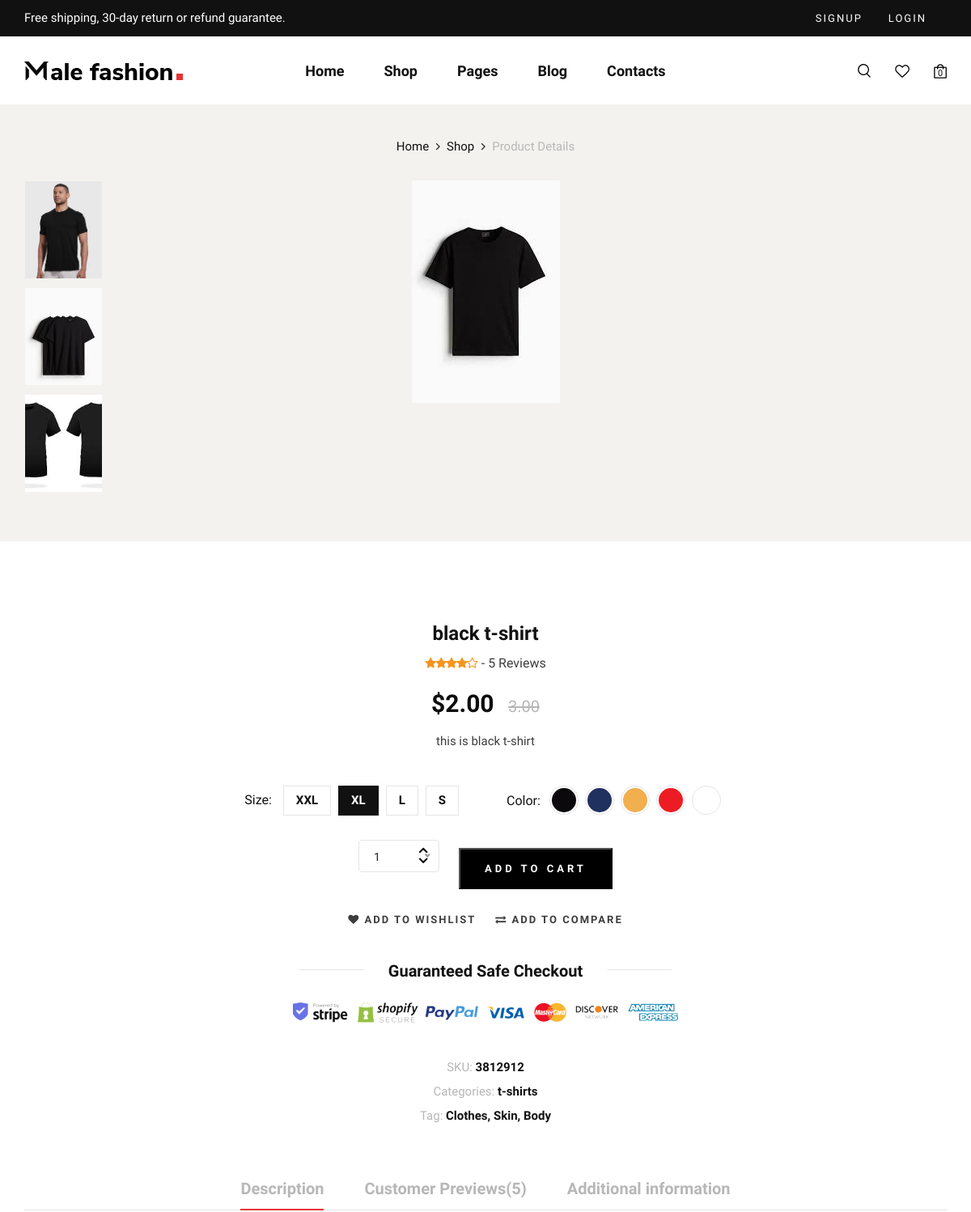
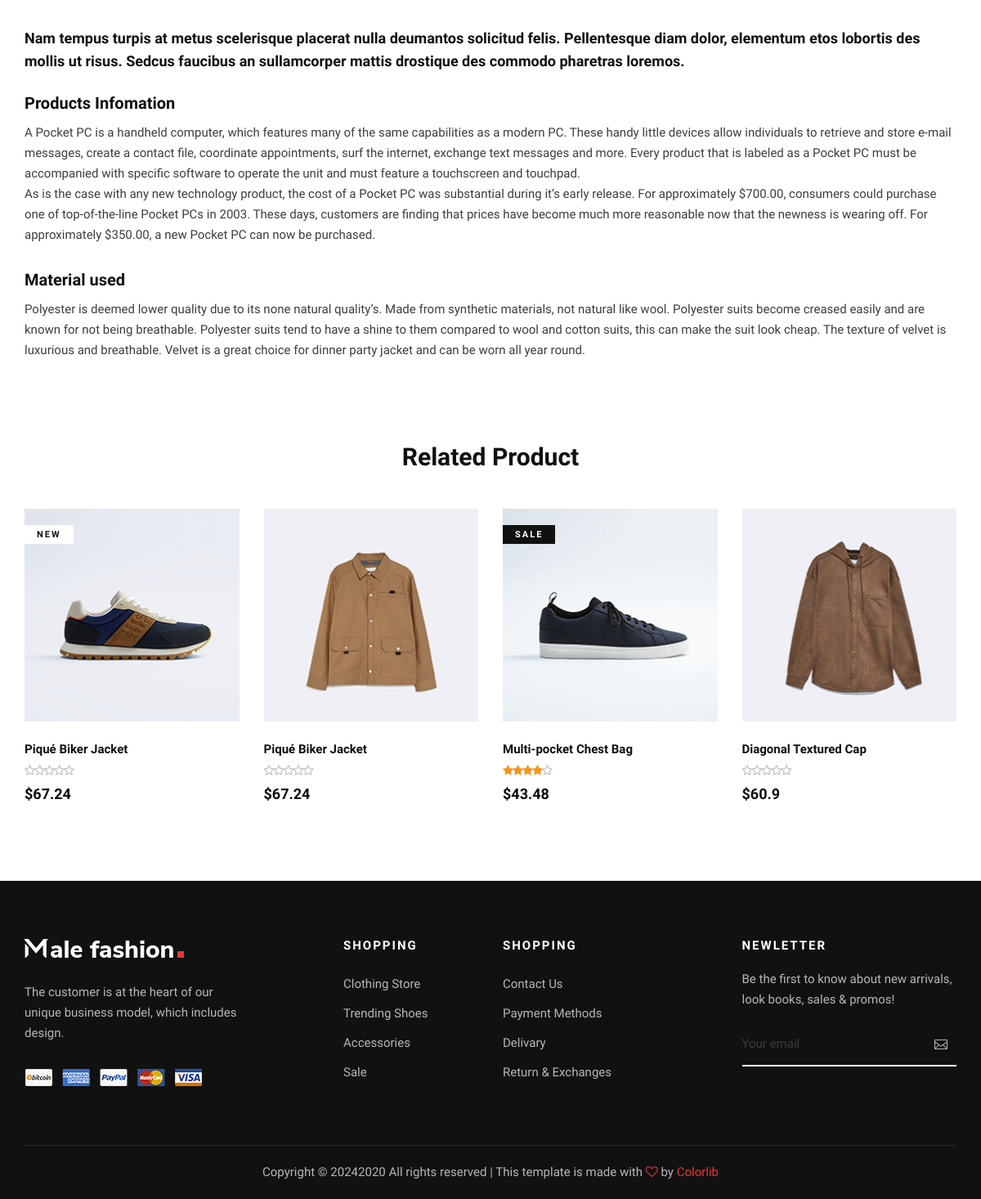
The page /product_list/black-t-shirt on the database its author committed (2 pictures, top to bottom).
### pages/models.py (models this page shows, shortened)
class Product_image(models.Model):
    IMproduct_name=models.ForeignKey('Product',verbose_name=_('product name'), on_delete=models.CASCADE)
    IMimage_product=models.ImageField(upload_to='product_detail/%y/%m/%d',verbose_name=_('product images'))
    class Meta:
        verbose_name = 'Image'
        verbose_name_plural = 'Images'

class Product(models.Model):
    PRDname=models.CharField(max_length=200,verbose_name=_('product name'))
    PRDcategory=models.ForeignKey('Category',verbose_name=_('product category'),blank=True, null=True,on_delete=models.CASCADE)
    PRDbrand=models.ForeignKey('settings.Brand',verbose_name=_('product brand'),on_delete=models.CASCADE , blank=True, null=True)
    PRDbase_productimage=models.ImageField(upload_to='products/%y/%m/%d' , verbose_name=_('product image'))
    PRDdescription=models.TextField(max_length=500,verbose_name=_('product description'))
    PRDprice=models.DecimalField(max_digits=5,decimal_places=2,verbose_name=_('product price'))
    PRDdiscountprice=models.DecimalField(max_digits=5,decimal_places=2,blank=True, null=True, verbose_name=_('product offer'))
    PRDisnew=models.BooleanField(blank=True, null=True,verbose_name=_('is new product'))
    PRDcreated=models.DateTimeField(verbose_name=_('product created'))
    PRDbestsellers=models.BooleanField(default=False,verbose_name=_('best sellesrs'))
    PRDnewarrivals=models.BooleanField(default=False,verbose_name=_('new arrivals'))
    PRDhotsales=models.BooleanField(default=False,verbose_name=_('hot sales'))
    slug=models.SlugField(blank=True, null=True)
    class Meta:
        verbose_name = 'Product'
        verbose_name_plural = 'Products'

class Category(models.Model):
    CATname=models.CharField(max_length=200,verbose_name=_('category name'))
    CATparent=models.ForeignKey('self',limit_choices_to={'CATparent__isnull':True},blank=True, null=True,verbose_name=_('parent category'),on_delete=models.CASCADE)
    class Meta:
        verbose_name = 'Category'
        verbose_name_plural = 'Categories'
    def __str__(self):
        return self.CATname

### pages/views.py (the view)
# urls.py: path('<str:slug>',views.product_detail,name="product_detail"),
def product_detail(request,slug):
    product_detail=Product.objects.get(slug=slug)
    product_image=Product_image.objects.filter(IMproduct_name=product_detail)
    context={
        'product_detail':product_detail,
        'product_image':product_image,
    }
    return render(request,'pages/product_detail.html',context)

### cart/cart.py (called while the page is built)
    def __len__(self):
        return len(self.cart)

### cart/context_processors.py (called while the page is built)
def cart(request):
    return{'cart':Cart(request)}

### templates/pages/product_detail.html (shortened to what this page needs)
{% extends 'base.html' %}
{% load static %}
{% block content %}
    <section class="shop-details">
        <div class="product__details__pic">
            <div class="container">
                <div class="row">
                    <div class="col-lg-12">
                        <div class="product__details__breadcrumb">
                            <a href="./index.html">Home</a>
                            <a href="./shop.html">Shop</a>
                            <span>Product Details</span>
                        </div>
                    </div>
                </div>
                <div class="row">
                    <div class="col-lg-3 col-md-3">
                        <ul class="nav nav-tabs" role="tablist">
                            {% for product_image in product_image %}
                            <li class="nav-item">
                                <a class="nav-link active" data-toggle="tab" href="#tabs-1" role="tab">
                                    <div class="product__thumb__pic set-bg" data-setbg="{{product_image.IMimage_product.url}}">
                                    </div>
                                </a>
                            </li>
                            {% endfor %}
                        </ul>
                    </div>
                    <div class="col-lg-6 col-md-9">
                        <div class="tab-content">
                            <div class="tab-pane active" id="tabs-1" role="tabpanel">
                                <div class="product__details__pic__item">
                                    <img src="{{product_detail.PRDbase_productimage.url}}" alt="">
                                </div>
                            </div>
                        </div>
                    </div>
                </div>
            </div>
        </div>
        {% if product_detail.PRDdiscountprice %}
        <div class="product__details__content">
            <div class="container">
                <div class="row d-flex justify-content-center">
                    <div class="col-lg-8">
                        <div class="product__details__text">
                            <h4>{{product_detail.PRDname}}</h4>
                            <div class="rating">
                                <i class="fa fa-star"></i>
                                <i class="fa fa-star"></i>
                                <i class="fa fa-star"></i>
                                <i class="fa fa-star"></i>
                                <i class="fa fa-star-o"></i>
                                <span> - 5 Reviews</span>
                            </div>
                            <h3>${{product_detail.PRDdiscountprice}} <span>{{product_detail.PRDprice}}</span></h3>
                            <p>{{product_detail.PRDdescription}}
                            </p>
                            <div class="product__details__option">
                                <div class="product__details__option__size">
                                    <span>Size:</span>
                                    <label for="xxl">xxl
                                    </label>
                                    <label class="active" for="xl">xl
                                    </label>
                                    <label for="l">l
                                    </label>
                                    <label for="sm">s
                                    </label>
                                </div>
                                <div class="product__details__option__color">
                                    <span>Color:</span>
                                    <label class="c-1" for="sp-1">
                                    </label>
                                    <label class="c-2" for="sp-2">
                                    </label>
                                    <label class="c-3" for="sp-3">
                                    </label>
                                    <label class="c-4" for="sp-4">
                                    </label>
                                    <label class="c-9" for="sp-9">
                                    </label>
                                </div>
                            </div>
                            <div class="product__details__cart__option">
                                <div class="quantity">
                                </div>
                                <button class="primary-btn" value="{{product_detail.id}}" id="add-cart">add to cart</button>
                            </div>
                            <div class="product__details__btns__option">
                                <a href="#"><i class="fa fa-heart"></i> add to wishlist</a>
                                <a href=""><i class="fa fa-exchange"></i> Add To Compare</a>
                            </div>
                            <div class="product__details__last__option">
                                <h5><span>Guaranteed Safe Checkout</span></h5>
                                <img src="img/shop-details/details-payment.png" alt="">
                                <ul>
                                    <li><span>SKU:</span> 3812912</li>
                                    <li><span>Categories:</span> {{product_detail.PRDcategory}}</li>
                                    <li><span>Tag:</span> Clothes, Skin, Body</li>
                                </ul>
                            </div>
                        </div>
                    </div>
                </div>
                <div class="row">
                    <div class="col-lg-12">
                        <div class="product__details__tab">
                            <ul class="nav nav-tabs" role="tablist">
                                <li class="nav-item">
                                    <a class="nav-link active" data-toggle="tab" href="#tabs-5"
                                    role="tab">Description</a>
                                </li>
                                <li class="nav-item">
                                    <a class="nav-link" data-toggle="tab" href="#tabs-6" role="tab">Customer
                                    Previews(5)</a>
                                </li>
                                <li class="nav-item">
                                    <a class="nav-link" data-toggle="tab" href="#tabs-7" role="tab">Additional
                                    information</a>
                                </li>
                            </ul>
                            <div class="tab-content">
                                <div class="tab-pane active" id="tabs-5" role="tabpanel">
                                    <div class="product__details__tab__content">
                                        <p class="note">Nam tempus turpis at metus scelerisque placerat nulla deumantos
                                            solicitud felis. Pellentesque diam dolor, elementum etos lobortis des mollis
                                            ut risus. Sedcus faucibus an sullamcorper mattis drostique des commodo
                                        pharetras loremos.</p>
                                        <div class="product__details__tab__content__item">
                                            <h5>Products Infomation</h5>
                                            <p>A Pocket PC is a handheld computer, which features many of the same
                                                capabilities as a modern PC. These handy little devices allow
                                                individuals to retrieve and store e-mail messages, create a contact
                                                file, coordinate appointments, surf the internet, exchange text messages
                                                and more. Every product that is labeled as a Pocket PC must be
                                                accompanied with specific software to operate the unit and must feature
                                            a touchscreen and touchpad.</p>
                                            <p>As is the case with any new technology product, the cost of a Pocket PC
                                                was substantial during it’s early release. For approximately $700.00,
                                                consumers could purchase one of top-of-the-line Pocket PCs in 2003.
                                                These days, customers are finding that prices have become much more
                                                reasonable now that the newness is wearing off. For approximately
                                            $350.00, a new Pocket PC can now be purchased.</p>
                                        </div>
                                        <div class="product__details__tab__content__item">
                                            <h5>Material used</h5>
                                            <p>Polyester is deemed lower quality due to its none natural quality’s. Made
                                                from synthetic materials, not natural like wool. Polyester suits become
                                                creased easily and are known for not being breathable. Polyester suits
                                                tend to have a shine to them compared to wool and cotton suits, this can
                                                make the suit look cheap. The texture of velvet is luxurious and
                                                breathable. Velvet is a great choice for dinner party jacket and can be
                                            worn all year round.</p>
                                        </div>
                                    </div>
                                </div>
                            </div>
                        </div>
                    </div>
                </div>
            </div>
        </div>
        {% endif %}
    </section>
    <section class="related spad">
        <div class="container">
            <div class="row">
                <div class="col-lg-12">
                    <h3 class="related-title">Related Product</h3>
                </div>
            </div>
            <div class="row">
                <div class="col-lg-3 col-md-6 col-sm-6 col-sm-6">
                    <div class="product__item">
                        <div class="product__item__pic set-bg" data-setbg="img/product/product-1.jpg">
                            <span class="label">New</span>
                        </div>
                        <div class="product__item__text">
                            <h6>Piqué Biker Jacket</h6>
                            <div class="rating">
                                <i class="fa fa-star-o"></i>
                                <i class="fa fa-star-o"></i>
                                <i class="fa fa-star-o"></i>
                                <i class="fa fa-star-o"></i>
                                <i class="fa fa-star-o"></i>
                            </div>
                            <h5>$67.24</h5>
                        </div>
                    </div>
                </div>
                <div class="col-lg-3 col-md-6 col-sm-6 col-sm-6">
                    <div class="product__item">
                        <div class="product__item__pic set-bg" data-setbg="img/product/product-2.jpg">
                        </div>
                        <div class="product__item__text">
                            <h6>Piqué Biker Jacket</h6>
                            <div class="rating">
                                <i class="fa fa-star-o"></i>
                                <i class="fa fa-star-o"></i>
                                <i class="fa fa-star-o"></i>
                                <i class="fa fa-star-o"></i>
                                <i class="fa fa-star-o"></i>
                            </div>
                            <h5>$67.24</h5>
                        </div>
                    </div>
                </div>
                <div class="col-lg-3 col-md-6 col-sm-6 col-sm-6">
                    <div class="product__item sale">
                        <div class="product__item__pic set-bg" data-setbg="img/product/product-3.jpg">
                            <span class="label">Sale</span>
                        </div>
                        <div class="product__item__text">
                            <h6>Multi-pocket Chest Bag</h6>
                            <div class="rating">
                                <i class="fa fa-star"></i>
                                <i class="fa fa-star"></i>
                                <i class="fa fa-star"></i>
                                <i class="fa fa-star"></i>
                                <i class="fa fa-star-o"></i>
                            </div>
                            <h5>$43.48</h5>
                        </div>
                    </div>
                </div>
                <div class="col-lg-3 col-md-6 col-sm-6 col-sm-6">
                    <div class="product__item">
                        <div class="product__item__pic set-bg" data-setbg="img/product/product-4.jpg">
                        </div>
                        <div class="product__item__text">
                            <h6>Diagonal Textured Cap</h6>
                            <div class="rating">
                                <i class="fa fa-star-o"></i>
                                <i class="fa fa-star-o"></i>
                                <i class="fa fa-star-o"></i>
                                <i class="fa fa-star-o"></i>
                                <i class="fa fa-star-o"></i>
                            </div>
                            <h5>$60.9</h5>
                        </div>
                    </div>
                </div>
            </div>
        </div>
    </section>
{% endblock content %}

### rows shown on the page
Product_image: shows a picture
Product_image: shows a picture
Product_image: shows a picture
Product: PRDbase_productimage (picture), PRDname "black t-shirt", PRDdiscountprice "2.00", PRDprice "3.00", PRDdescription "this is black t-shirt", PRDcategory "t-shirts"

### other values the page prints
{{ cart|length }} "0"
